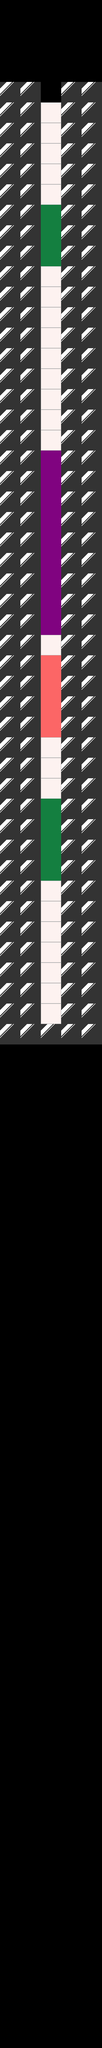

The image is a tile-based game level rendered from a .tmx file. Its description and source (layers, tilesets, objects; grid data summarised) follow:
An orthogonal 5x100 tile map with 60x60 px tiles, 1 tile layer (main).

<map version="1.0" orientation="orthogonal" width="5" height="100" tilewidth="60" tileheight="60">
 <tileset firstgid="1" name="floor1" tilewidth="60" tileheight="60">
  <image source="../spritesheet/00origin/floor1.png" width="512" height="512" />
  <tile id="0">
   <properties>
    <property name="block_id" value="0" />
    <property name="type" value="0" />
   </properties>
  </tile>
  <tile id="1">
   <properties>
    <property name="block_id" value="10000" />
    <property name="type" value="10000" />
   </properties>
  </tile>
  <tile id="2">
   <properties>
    <property name="block_id" value="10001" />
    <property name="type" value="10001" />
   </properties>
  </tile>
  <tile id="3">
   <properties>
    <property name="block_id" value="10002" />
    <property name="type" value="10002" />
   </properties>
  </tile>
  <tile id="4">
   <properties>
    <property name="block_id" value="10003" />
    <property name="type" value="10003" />
   </properties>
  </tile>
  <tile id="5">
   <properties>
    <property name="block_id" value="11000" />
    <property name="type" value="11000" />
   </properties>
  </tile>
  <tile id="6">
   <properties>
    <property name="block_id" value="11001" />
    <property name="type" value="11001" />
   </properties>
  </tile>
  <tile id="7">
   <properties>
    <property name="block_id" value="10999" />
    <property name="type" value="10999" />
   </properties>
  </tile>
  <tile id="8">
   <properties>
    <property name="block_id" value="12000" />
    <property name="type" value="12000" />
   </properties>
  </tile>
  <tile id="9">
   <properties>
    <property name="block_id" value="12001" />
    <property name="type" value="12001" />
   </properties>
  </tile>
 </tileset>
 <layer name="main" width="5" height="100">
  <data>[500 cells, 234 non-empty, 5 distinct tile ids]</data>
 </layer>
</map>